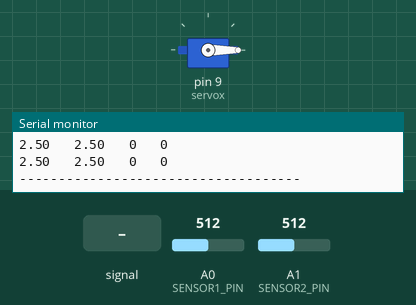
Simulated run of this sketch. Board: Arduino Uno, built with avr-gcc and run on an emulated ATmega328P. Shown: servo, the last lines printed to the serial monitor. The test bench sets the inputs (shaded band); at power-on: A1 (SENSOR2_PIN) = 512, A0 (SENSOR1_PIN) = 512.

Above: at 1.2 s.
1.3 s: A0 (SENSOR1_PIN) fed a 2 Hz sine of ±306 counts around its level
At 2.25 s:
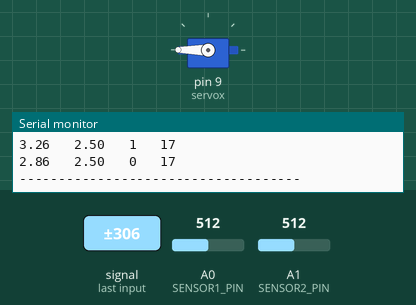
4.3 s: A1 (SENSOR2_PIN) set to 490
At 7.05 s:
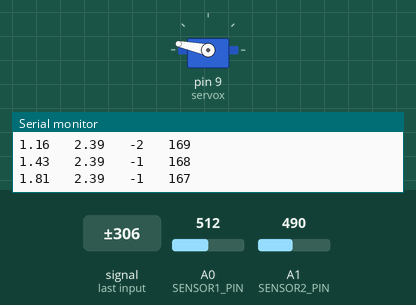
7.3 s: A1 (SENSOR2_PIN) set to 510
At 9.82 s:
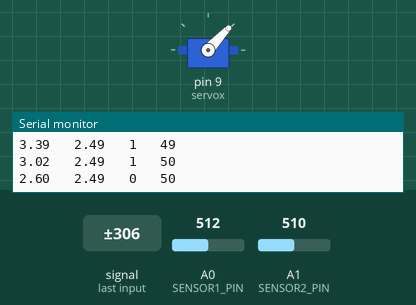
10.3 s: A0 (SENSOR1_PIN) set to 490
11.8 s: A0 (SENSOR1_PIN) set to 425
13.3 s: A0 (SENSOR1_PIN) set to 400
At 13.48 s:
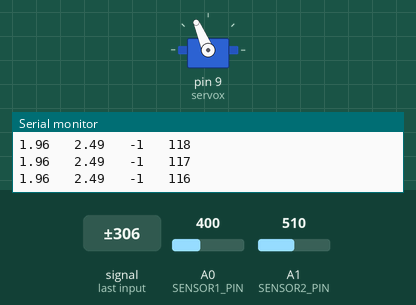
Timing chart, 0 to 16.1 s (numbered marks = the images above; inputs shaded):
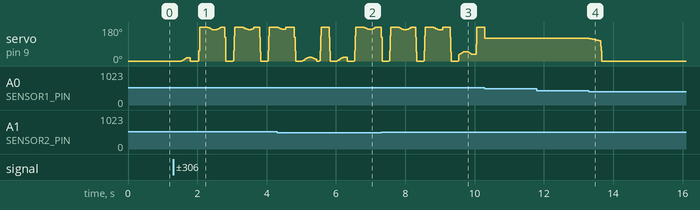

The sketch:

Tracking_1_2.ino
```cpp
/*
Arduino code for controlling X and Y servos.
This code serves the purpose of 'tracking'
an IR target, and positions its brackets to
get the best picture.

The code first reads the values of all sensors.
Then, if the sensors have a high enough reading,
the differences between the values are taken and
the net direction of motion is calculated. If the
difference between two sensors is large, the servo
will move a more significant distance. This repeats
until the servo reacehs a position where it is able
to lock onto the IR target.
*/

#include <Servo.h>

#define MAX_ANGLE 180

#define SENSOR1_PIN A0
#define SENSOR2_PIN A1

#define SPEED 100

#define SENSOR_THRESHOLD 200

Servo servox;
Servo servoy;

int posx = 0;
int posy = 0;

int deltax = 0;

int offsetx = 0;

int sensor1 = 0;
int sensor2 = 0;
int sensor3 = 0;
int sensor4 = 0;

float sensor1v = 0;
float sensor2v = 0;

int plot_flag = 500;

int time1 = 0;
int time2 = 0;
//int deltat = 0;

int flag_counter = 20;

void setup()
{
  servox.attach(9);

  Serial.begin(9600);
}

void loop()
{
  sensor1 = analogRead(SENSOR1_PIN);
  sensor2 = analogRead(SENSOR2_PIN);

  if(sensor1 >= SENSOR_THRESHOLD || sensor2 >= SENSOR_THRESHOLD || sensor3 >= SENSOR_THRESHOLD || sensor4 >= SENSOR_THRESHOLD)
  {
    offsetx = (sensor1 - sensor2)/SPEED;

    sensor1v = (float)sensor1*5.0/1023.0;
    sensor2v = (float)sensor2*5.0/1023.0;

    posx = constrain(posx + offsetx, 0, MAX_ANGLE);

    servox.write(posx);

   time2 = millis();

   if(time2 - time1 >= 500 && flag_counter > 0)
   {
     Serial.print(sensor1v);
     Serial.print("   ");
     Serial.print(sensor2v);
     Serial.print("   ");
     Serial.print(offsetx);
     Serial.print("   ");
     Serial.println(posx);

     flag_counter--;
   }

   else if (flag_counter == 0)
   {
     time1 = time2;

     Serial.println("------------------------------------");

     flag_counter = 20;
   }
  }
}
```

Measured:
- the behaviour switches between 411 and 410 on A0 (SENSOR1_PIN) (found by bisection; images 3 and 4)
- after the input at 13.3 s, servo on pin 9 (servox): moves from 120° to 0° over 0.36 s, starting at once
